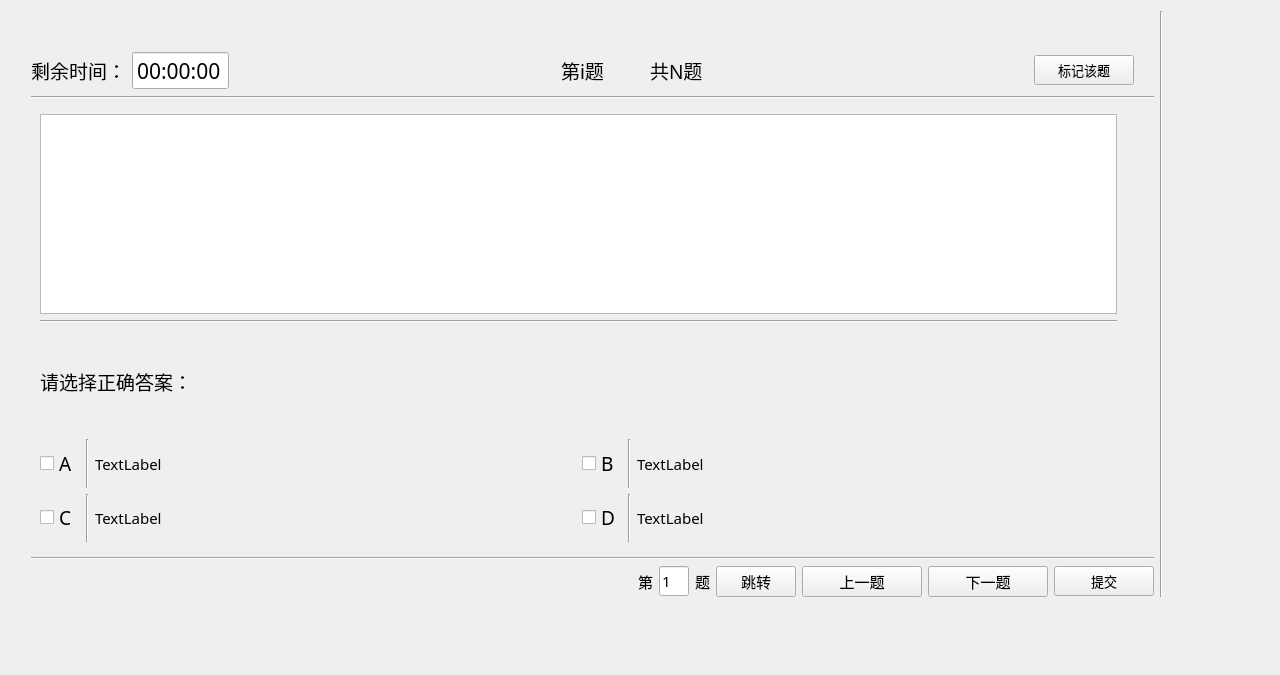
<?xml version="1.0" encoding="UTF-8"?>
<ui version="4.0">
 <class>ExamUI</class>
 <widget class="QWidget" name="ExamUI">
  <property name="geometry">
   <rect>
    <x>0</x>
    <y>0</y>
    <width>1280</width>
    <height>675</height>
   </rect>
  </property>
  <property name="minimumSize">
   <size>
    <width>0</width>
    <height>0</height>
   </size>
  </property>
  <property name="maximumSize">
   <size>
    <width>1280</width>
    <height>720</height>
   </size>
  </property>
  <property name="font">
   <font>
    <family>微软雅黑</family>
    <pointsize>11</pointsize>
   </font>
  </property>
  <property name="windowTitle">
   <string>开始考试</string>
  </property>
  <layout class="QGridLayout" name="gridLayout">
   <item row="0" column="1">
    <layout class="QHBoxLayout" name="horizontalLayout_9">
     <item>
      <layout class="QVBoxLayout" name="verticalLayout_3">
       <item>
        <spacer name="verticalSpacer">
         <property name="orientation">
          <enum>Qt::Vertical</enum>
         </property>
         <property name="sizeHint" stdset="0">
          <size>
           <width>20</width>
           <height>40</height>
          </size>
         </property>
        </spacer>
       </item>
       <item>
        <layout class="QHBoxLayout" name="horizontalLayout_7">
         <item>
          <widget class="QLabel" name="label_timeleft">
           <property name="font">
            <font>
             <family>微软雅黑</family>
             <pointsize>14</pointsize>
             <weight>50</weight>
             <bold>false</bold>
            </font>
           </property>
           <property name="text">
            <string>剩余时间：</string>
           </property>
          </widget>
         </item>
         <item>
          <widget class="QTimeEdit" name="timeEdit">
           <property name="font">
            <font>
             <pointsize>16</pointsize>
            </font>
           </property>
           <property name="readOnly">
            <bool>true</bool>
           </property>
           <property name="buttonSymbols">
            <enum>QAbstractSpinBox::NoButtons</enum>
           </property>
           <property name="keyboardTracking">
            <bool>true</bool>
           </property>
           <property name="calendarPopup">
            <bool>false</bool>
           </property>
          </widget>
         </item>
         <item>
          <spacer name="horizontalSpacer_4">
           <property name="orientation">
            <enum>Qt::Horizontal</enum>
           </property>
           <property name="sizeHint" stdset="0">
            <size>
             <width>40</width>
             <height>20</height>
            </size>
           </property>
          </spacer>
         </item>
         <item>
          <widget class="QLabel" name="label_queNO">
           <property name="font">
            <font>
             <family>微软雅黑</family>
             <pointsize>14</pointsize>
            </font>
           </property>
           <property name="text">
            <string>第i题</string>
           </property>
          </widget>
         </item>
         <item>
          <spacer name="horizontalSpacer_2">
           <property name="orientation">
            <enum>Qt::Horizontal</enum>
           </property>
           <property name="sizeType">
            <enum>QSizePolicy::Fixed</enum>
           </property>
           <property name="sizeHint" stdset="0">
            <size>
             <width>40</width>
             <height>20</height>
            </size>
           </property>
          </spacer>
         </item>
         <item>
          <widget class="QLabel" name="label_totalque">
           <property name="font">
            <font>
             <family>微软雅黑</family>
             <pointsize>14</pointsize>
            </font>
           </property>
           <property name="text">
            <string>共N题</string>
           </property>
          </widget>
         </item>
         <item>
          <spacer name="horizontalSpacer_6">
           <property name="orientation">
            <enum>Qt::Horizontal</enum>
           </property>
           <property name="sizeHint" stdset="0">
            <size>
             <width>40</width>
             <height>20</height>
            </size>
           </property>
          </spacer>
         </item>
         <item>
          <widget class="QPushButton" name="Button_mark">
           <property name="minimumSize">
            <size>
             <width>100</width>
             <height>30</height>
            </size>
           </property>
           <property name="maximumSize">
            <size>
             <width>100</width>
             <height>16777215</height>
            </size>
           </property>
           <property name="font">
            <font>
             <pointsize>10</pointsize>
            </font>
           </property>
           <property name="text">
            <string>标记该题</string>
           </property>
          </widget>
         </item>
         <item>
          <spacer name="horizontalSpacer_5">
           <property name="orientation">
            <enum>Qt::Horizontal</enum>
           </property>
           <property name="sizeType">
            <enum>QSizePolicy::Fixed</enum>
           </property>
           <property name="sizeHint" stdset="0">
            <size>
             <width>20</width>
             <height>20</height>
            </size>
           </property>
          </spacer>
         </item>
        </layout>
       </item>
       <item>
        <widget class="Line" name="line_4">
         <property name="orientation">
          <enum>Qt::Horizontal</enum>
         </property>
        </widget>
       </item>
       <item>
        <widget class="QStackedWidget" name="stackedWidget">
         <property name="minimumSize">
          <size>
           <width>500</width>
           <height>0</height>
          </size>
         </property>
         <property name="maximumSize">
          <size>
           <width>1095</width>
           <height>720</height>
          </size>
         </property>
         <property name="currentIndex">
          <number>0</number>
         </property>
         <widget class="QWidget" name="page">
          <property name="sizePolicy">
           <sizepolicy hsizetype="Expanding" vsizetype="Expanding">
            <horstretch>0</horstretch>
            <verstretch>0</verstretch>
           </sizepolicy>
          </property>
          <layout class="QGridLayout" name="gridLayout_4">
           <item row="1" column="0">
            <layout class="QVBoxLayout" name="verticalLayout_2">
             <item>
              <widget class="QTextEdit" name="textEdit_obtitle">
               <property name="minimumSize">
                <size>
                 <width>0</width>
                 <height>0</height>
                </size>
               </property>
               <property name="maximumSize">
                <size>
                 <width>16777215</width>
                 <height>200</height>
                </size>
               </property>
               <property name="font">
                <font>
                 <family>微软雅黑</family>
                 <pointsize>14</pointsize>
                </font>
               </property>
               <property name="readOnly">
                <bool>true</bool>
               </property>
              </widget>
             </item>
             <item>
              <widget class="Line" name="line_2">
               <property name="orientation">
                <enum>Qt::Horizontal</enum>
               </property>
              </widget>
             </item>
             <item>
              <widget class="QLabel" name="label_6">
               <property name="font">
                <font>
                 <family>微软雅黑</family>
                 <pointsize>14</pointsize>
                </font>
               </property>
               <property name="styleSheet">
                <string notr="true"/>
               </property>
               <property name="text">
                <string>请选择正确答案：</string>
               </property>
              </widget>
             </item>
             <item>
              <layout class="QGridLayout" name="gridLayout_2">
               <item row="0" column="0">
                <layout class="QHBoxLayout" name="horizontalLayout_2">
                 <item>
                  <widget class="QCheckBox" name="radio_A">
                   <property name="minimumSize">
                    <size>
                     <width>40</width>
                     <height>0</height>
                    </size>
                   </property>
                   <property name="maximumSize">
                    <size>
                     <width>25</width>
                     <height>16777215</height>
                    </size>
                   </property>
                   <property name="font">
                    <font>
                     <family>微软雅黑</family>
                     <pointsize>14</pointsize>
                    </font>
                   </property>
                   <property name="text">
                    <string>A</string>
                   </property>
                  </widget>
                 </item>
                 <item>
                  <widget class="Line" name="line_6">
                   <property name="orientation">
                    <enum>Qt::Vertical</enum>
                   </property>
                  </widget>
                 </item>
                 <item>
                  <widget class="QLabel" name="label_A">
                   <property name="font">
                    <font>
                     <family>微软雅黑</family>
                     <pointsize>11</pointsize>
                    </font>
                   </property>
                   <property name="text">
                    <string>TextLabel</string>
                   </property>
                  </widget>
                 </item>
                </layout>
               </item>
               <item row="0" column="1">
                <layout class="QHBoxLayout" name="horizontalLayout_3">
                 <item>
                  <widget class="QCheckBox" name="radio_B">
                   <property name="minimumSize">
                    <size>
                     <width>40</width>
                     <height>0</height>
                    </size>
                   </property>
                   <property name="maximumSize">
                    <size>
                     <width>25</width>
                     <height>16777215</height>
                    </size>
                   </property>
                   <property name="font">
                    <font>
                     <family>微软雅黑</family>
                     <pointsize>14</pointsize>
                    </font>
                   </property>
                   <property name="text">
                    <string>B</string>
                   </property>
                  </widget>
                 </item>
                 <item>
                  <widget class="Line" name="line_8">
                   <property name="orientation">
                    <enum>Qt::Vertical</enum>
                   </property>
                  </widget>
                 </item>
                 <item>
                  <widget class="QLabel" name="label_B">
                   <property name="font">
                    <font>
                     <family>微软雅黑</family>
                     <pointsize>11</pointsize>
                    </font>
                   </property>
                   <property name="text">
                    <string>TextLabel</string>
                   </property>
                  </widget>
                 </item>
                </layout>
               </item>
               <item row="1" column="0">
                <layout class="QHBoxLayout" name="horizontalLayout_4">
                 <item>
                  <widget class="QCheckBox" name="radio_C">
                   <property name="minimumSize">
                    <size>
                     <width>40</width>
                     <height>0</height>
                    </size>
                   </property>
                   <property name="maximumSize">
                    <size>
                     <width>25</width>
                     <height>16777215</height>
                    </size>
                   </property>
                   <property name="font">
                    <font>
                     <family>微软雅黑</family>
                     <pointsize>14</pointsize>
                    </font>
                   </property>
                   <property name="text">
                    <string>C</string>
                   </property>
                  </widget>
                 </item>
                 <item>
                  <widget class="Line" name="line_7">
                   <property name="orientation">
                    <enum>Qt::Vertical</enum>
                   </property>
                  </widget>
                 </item>
                 <item>
                  <widget class="QLabel" name="label_C">
                   <property name="font">
                    <font>
                     <family>微软雅黑</family>
                     <pointsize>11</pointsize>
                    </font>
                   </property>
                   <property name="text">
                    <string>TextLabel</string>
                   </property>
                  </widget>
                 </item>
                </layout>
               </item>
               <item row="1" column="1">
                <layout class="QHBoxLayout" name="horizontalLayout_5">
                 <item>
                  <widget class="QCheckBox" name="radio_D">
                   <property name="minimumSize">
                    <size>
                     <width>40</width>
                     <height>0</height>
                    </size>
                   </property>
                   <property name="maximumSize">
                    <size>
                     <width>25</width>
                     <height>16777215</height>
                    </size>
                   </property>
                   <property name="font">
                    <font>
                     <family>微软雅黑</family>
                     <pointsize>14</pointsize>
                    </font>
                   </property>
                   <property name="text">
                    <string>D</string>
                   </property>
                  </widget>
                 </item>
                 <item>
                  <widget class="Line" name="line_9">
                   <property name="orientation">
                    <enum>Qt::Vertical</enum>
                   </property>
                  </widget>
                 </item>
                 <item>
                  <widget class="QLabel" name="label_D">
                   <property name="font">
                    <font>
                     <family>微软雅黑</family>
                     <pointsize>11</pointsize>
                    </font>
                   </property>
                   <property name="text">
                    <string>TextLabel</string>
                   </property>
                  </widget>
                 </item>
                </layout>
               </item>
              </layout>
             </item>
            </layout>
           </item>
          </layout>
         </widget>
         <widget class="QWidget" name="page_2">
          <layout class="QVBoxLayout" name="verticalLayout_4">
           <item>
            <layout class="QVBoxLayout" name="verticalLayout">
             <item>
              <widget class="QTextEdit" name="textEdit_subtitle">
               <property name="maximumSize">
                <size>
                 <width>16777215</width>
                 <height>200</height>
                </size>
               </property>
               <property name="font">
                <font>
                 <pointsize>14</pointsize>
                </font>
               </property>
               <property name="readOnly">
                <bool>true</bool>
               </property>
              </widget>
             </item>
             <item>
              <widget class="Line" name="line">
               <property name="orientation">
                <enum>Qt::Horizontal</enum>
               </property>
              </widget>
             </item>
             <item>
              <widget class="QLabel" name="label_3">
               <property name="text">
                <string>请在下方作答</string>
               </property>
              </widget>
             </item>
             <item>
              <widget class="QTextEdit" name="textEdit_subans">
               <property name="font">
                <font>
                 <pointsize>14</pointsize>
                </font>
               </property>
              </widget>
             </item>
            </layout>
           </item>
          </layout>
         </widget>
        </widget>
       </item>
       <item>
        <widget class="Line" name="line_3">
         <property name="orientation">
          <enum>Qt::Horizontal</enum>
         </property>
        </widget>
       </item>
       <item>
        <layout class="QHBoxLayout" name="horizontalLayout_6">
         <item>
          <spacer name="horizontalSpacer">
           <property name="orientation">
            <enum>Qt::Horizontal</enum>
           </property>
           <property name="sizeHint" stdset="0">
            <size>
             <width>40</width>
             <height>20</height>
            </size>
           </property>
          </spacer>
         </item>
         <item>
          <widget class="QLabel" name="label_2">
           <property name="text">
            <string>第</string>
           </property>
          </widget>
         </item>
         <item>
          <widget class="QLineEdit" name="lineEdit_jump">
           <property name="maximumSize">
            <size>
             <width>30</width>
             <height>16777215</height>
            </size>
           </property>
           <property name="text">
            <string>1</string>
           </property>
          </widget>
         </item>
         <item>
          <widget class="QLabel" name="label">
           <property name="text">
            <string>题</string>
           </property>
          </widget>
         </item>
         <item>
          <widget class="QPushButton" name="pushButton_jump">
           <property name="text">
            <string>跳转</string>
           </property>
          </widget>
         </item>
         <item>
          <widget class="QPushButton" name="Button_prev">
           <property name="minimumSize">
            <size>
             <width>120</width>
             <height>0</height>
            </size>
           </property>
           <property name="font">
            <font>
             <family>微软雅黑</family>
             <pointsize>11</pointsize>
            </font>
           </property>
           <property name="text">
            <string>上一题</string>
           </property>
          </widget>
         </item>
         <item>
          <widget class="QPushButton" name="Button_next">
           <property name="minimumSize">
            <size>
             <width>120</width>
             <height>0</height>
            </size>
           </property>
           <property name="font">
            <font>
             <family>微软雅黑</family>
             <pointsize>11</pointsize>
            </font>
           </property>
           <property name="text">
            <string>下一题</string>
           </property>
          </widget>
         </item>
         <item>
          <widget class="QPushButton" name="pushButton_submit">
           <property name="minimumSize">
            <size>
             <width>100</width>
             <height>30</height>
            </size>
           </property>
           <property name="maximumSize">
            <size>
             <width>100</width>
             <height>16777215</height>
            </size>
           </property>
           <property name="font">
            <font>
             <family>微软雅黑</family>
             <pointsize>10</pointsize>
            </font>
           </property>
           <property name="text">
            <string>提交</string>
           </property>
          </widget>
         </item>
        </layout>
       </item>
      </layout>
     </item>
     <item>
      <widget class="Line" name="line_5">
       <property name="orientation">
        <enum>Qt::Vertical</enum>
       </property>
      </widget>
     </item>
     <item>
      <layout class="QVBoxLayout" name="verticalLayout_6">
       <item>
        <widget class="QWidget" name="widget_info" native="true">
         <property name="minimumSize">
          <size>
           <width>100</width>
           <height>100</height>
          </size>
         </property>
         <property name="maximumSize">
          <size>
           <width>16777215</width>
           <height>16777215</height>
          </size>
         </property>
        </widget>
       </item>
      </layout>
     </item>
    </layout>
   </item>
   <item row="2" column="0">
    <spacer name="verticalSpacer_2">
     <property name="orientation">
      <enum>Qt::Vertical</enum>
     </property>
     <property name="sizeHint" stdset="0">
      <size>
       <width>20</width>
       <height>40</height>
      </size>
     </property>
    </spacer>
   </item>
  </layout>
 </widget>
 <resources/>
 <connections/>
</ui>
